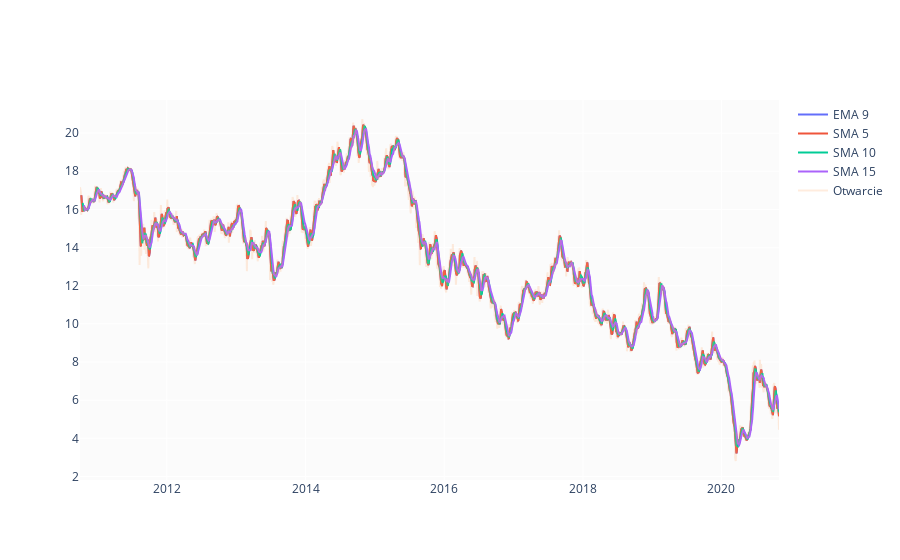

Notebook code cell kept with this figure:
### Markdown cell above
### features

### Code cell
for label in ['Otwarcie', 'Zamknięcie', 'Maks', 'Min']:
    new_col = '{}_EMA_9'.format(label)
    df[new_col] = df[label].rolling(5).mean().shift()
    new_col = '{}_SMA_5'.format(label)
    df[new_col] = df[label].rolling(5).mean().shift()
    new_col = '{}_SMA_10'.format(label)
    df[new_col] = df[label].rolling(10).mean().shift()
    new_col = '{}_SMA_15'.format(label)
    df[new_col] = df[label].rolling(15).mean().shift()
    new_col = '{}_SMA_30'.format(label)
    df[new_col] = df[label].rolling(30).mean().shift()
    
fig = go.Figure()
fig.add_trace(go.Scatter(x=df.Data, y=df.Otwarcie_EMA_9, name='EMA 9'))
fig.add_trace(go.Scatter(x=df.Data, y=df.Otwarcie_SMA_5, name='SMA 5'))
fig.add_trace(go.Scatter(x=df.Data, y=df.Otwarcie_SMA_10, name='SMA 10'))
fig.add_trace(go.Scatter(x=df.Data, y=df.Otwarcie_SMA_15, name='SMA 15'))
fig.add_trace(go.Scatter(x=df.Data, y=df.Otwarcie, name='Otwarcie', opacity=0.2))
fig.show()

### Figure 1 — Plotly figure (JSON) as saved in the notebook; plotly's stock layout.template omitted (floating-point values rounded to 4 significant figures; data arrays with more than 128 entries replaced by an {"elided": "..."} marker saying what was removed)
{"data": [{"name": "EMA 9", "type": "scatter", "x": {"elided": "2523 str values"}, "y": {"elided": "2523 float values"}}, {"name": "SMA 5", "type": "scatter", "x": {"elided": "2523 str values"}, "y": {"elided": "2523 float values"}}, {"name": "SMA 10", "type": "scatter", "x": {"elided": "2523 str values"}, "y": {"elided": "2523 float values"}}, {"name": "SMA 15", "type": "scatter", "x": {"elided": "2523 str values"}, "y": {"elided": "2523 float values"}}, {"name": "Otwarcie", "opacity": 0.2, "type": "scatter", "x": {"elided": "2523 str values"}, "y": {"elided": "2523 float values"}}], "layout": {}}
